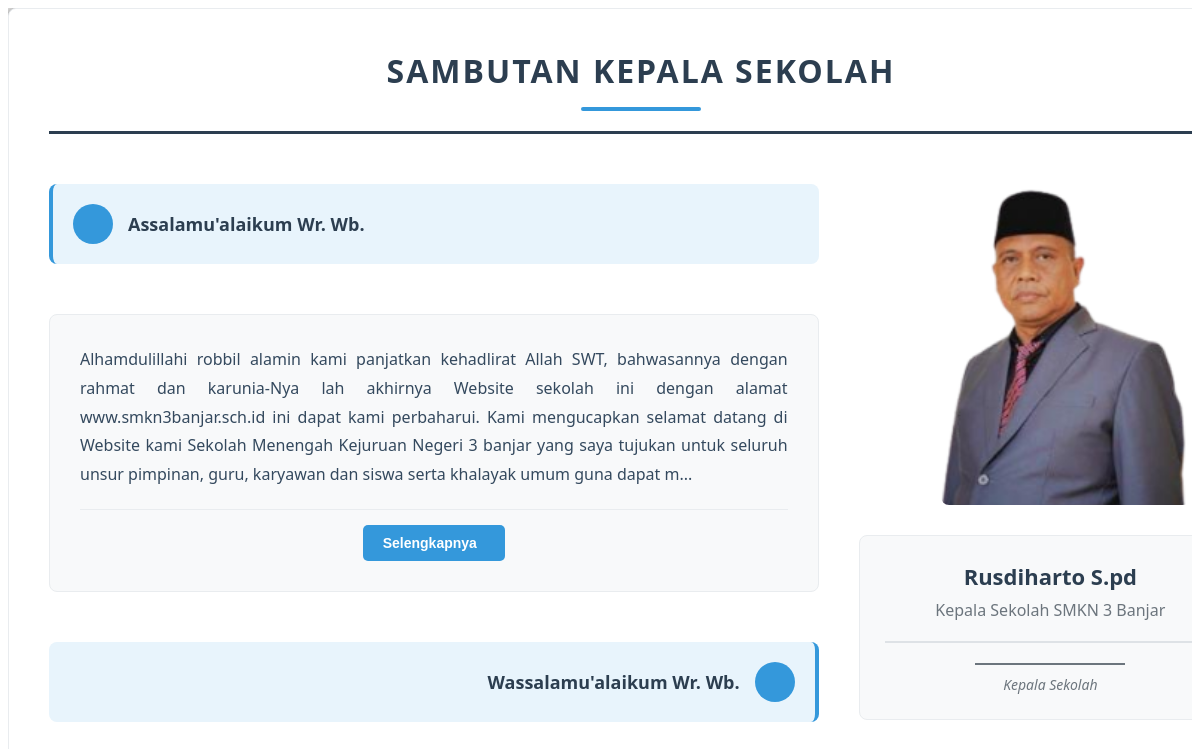
The page /frontend/sections/kepala.php on the database its author committed.
### tables this page shows
CREATE TABLE `headmasters` (
  `id` bigint NOT NULL,
  `headmasters_name` varchar(255) NOT NULL,
  `headmasters_photo` text NOT NULL,
  `headmasters_description` text NOT NULL
);

### frontend/sections/kepala.php (the view, shortened to what this page needs)
<?php
include '../config/connection.php';
$qkepala = "SELECT * FROM headmasters LIMIT 1";
$result = mysqli_query($connect, $qkepala) or die(mysqli_error($connect));
$item = $result->fetch_object();
$preview_text = strlen($item->headmasters_description) > 400
    ? substr($item->headmasters_description, 0, 400) . "..."
    : $item->headmasters_description;
?>
<div class="row g-5 align-items-start">
    <div id="kepala" class="container-fluid p-0 wow fadeIn" data-wow-delay="0.1s">
        <section id="kepala" class="sambutan">
            <div class="wrap-sambutan">
                <div class="header-main">
                    <h1>SAMBUTAN KEPALA SEKOLAH</h1>
                    <div class="header-divider"></div>
                </div>
                <div class="content-container">
                    <div class="kiri">
                        <div class="greeting-main">
                            <div class="greeting-icon"><i class="fa fa-tasks me-2"></i></div>
                            <p class="greeting-text">Assalamu'alaikum Wr. Wb.</p>
                        </div>
                        <div class="sambutan-content-main">
                            <div class="content-scroll">
                                <div id="preview-text"><?= $preview_text ?></div>
                            </div>
                            <?php if (strlen($item->headmasters_description) > 400): ?>
                                <div class="read-more-container">
                                    <button id="read-more-btn" class="read-more-btn">
                                        Selengkapnya <i class="fa fa-chevron-down"></i>
                                    </button>
                                </div>
                            <?php endif; ?>
                        </div>
                        <div class="closing-main">
                            <p class="closing-text">Wassalamu'alaikum Wr. Wb.</p>
                            <div class="closing-icon"><i class="fa fa-tasks me-2"></i></div>
                        </div>
                    </div>
                    <div class="kanan">
                        <div class="photo-container-main">
                            <div class="photo-simple-frame">
                                <img class="profile-photo-simple" src="../storages/kepalaSekolah/<?= $item->headmasters_photo ?>" alt="Kepala Sekolah">
                            </div>
                            <div class="info-container">
                                <div class="name-plate">
                                    <h3 class="name-title"><?= $item->headmasters_name ?></h3>
                                    <p class="position-text">Kepala Sekolah SMKN 3 Banjar</p>
                                </div>
                                <div class="signature-section">
                                    <div class="signature-line"></div>
                                    <p class="signature-label">Kepala Sekolah</p>
                                </div>
                            </div>
                        </div>
                    </div>
                </div>
            </div>
        </section>
    </div>
</div>

### frontend/sections/kepala.php (style rules this page uses)
#kepala { scroll-margin-top: 120px; }
.wrap-sambutan { width: 100%; max-width: 1800px; margin: 0 auto; padding: 40px; background: #ffffff; border-radius: 8px; box-shadow: 0 4px 20px rgba(0, 0, 0, 1); border: 1px solid #e9ecef; }
.header-main { text-align: center; margin-bottom: 50px; padding-bottom: 20px; border-bottom: 3px solid #2c3e50; }
.header-main h1 { font-size: 32px; font-weight: 800; color: #2c3e50; text-transform: uppercase; letter-spacing: 2px; margin: 0; padding: 0; }
.header-divider { width: 120px; height: 4px; background: #3498db; margin: 15px auto 0; border-radius: 2px; }
.content-container { display: flex; gap: 50px; align-items: stretch; min-height: 500px; }
.kiri { flex: 0 0 65%; display: flex; flex-direction: column; justify-content: space-between; }
.greeting-main { display: flex; align-items: center; gap: 15px; margin-bottom: 30px; padding: 20px; background: #e8f4fc; border-radius: 8px; border-left: 4px solid #3498db; }
.greeting-icon { width: 40px; height: 40px; background: #3498db; color: white; border-radius: 50%; display: flex; align-items: center; justify-content: center; font-weight: bold; font-size: 18px; }
.greeting-text { font-size: 18px; font-weight: 600; color: #2c3e50; margin: 0; }
.sambutan-content-main { flex: 1; background: #f8f9fa; border-radius: 8px; padding: 30px; margin: 20px 0; border: 1px solid #e9ecef; overflow-y: auto; max-height: 350px; position: relative; }
.content-scroll { font-size: 16px; line-height: 1.8; color: #34495e; text-align: justify; }
.read-more-container { text-align: center; margin-top: 20px; padding-top: 15px; border-top: 1px solid #e9ecef; }
.read-more-btn { background-color: #3498db; color: white; border: none; padding: 10px 20px; border-radius: 5px; cursor: pointer; font-size: 14px; font-weight: 600; transition: all 0.3s ease; display: inline-flex; align-items: center; gap: 8px; }
.closing-main { display: flex; align-items: center; justify-content: flex-end; gap: 15px; margin-top: 30px; padding: 20px; background: #e8f4fc; border-radius: 8px; border-right: 4px solid #3498db; }
.closing-text { font-size: 18px; font-weight: 600; color: #2c3e50; margin: 0; }
.closing-icon { width: 40px; height: 40px; background: #3498db; color: white; border-radius: 50%; display: flex; align-items: center; justify-content: center; font-weight: bold; font-size: 18px; }
.kanan { flex: 0 0 35%; display: flex; flex-direction: column; justify-content: center; }
.photo-container-main { text-align: center; }
.photo-simple-frame { margin-bottom: 30px; }
.profile-photo-simple { width: 280px; height: 350px; object-fit: cover; border-radius: 8px; }
.info-container { width: 80%; background: #f8f9fa; padding: 25px; border-radius: 8px; border: 1px solid #e9ecef; }
.name-plate { margin-bottom: 20px; }
.name-title { font-size: 22px; font-weight: 700; color: #2c3e50; margin: 0 0 8px 0; text-align: center; }
.position-text { font-size: 16px; color: #6c757d; margin: 0; text-align: center; font-weight: 500; }
.signature-section { text-align: center; padding-top: 20px; border-top: 2px solid #dee2e6; }
.signature-line { width: 150px; height: 2px; background: #6c757d; margin: 0 auto 10px; }
.signature-label { font-size: 14px; color: #6c757d; font-style: italic; margin: 0; }
@media (max-width: 1200px) { .content-container { gap: 40px; } }
@media (max-width: 1200px) { .profile-photo-simple { width: 250px; height: 320px; } }

### rows shown on the page
headmasters: headmasters_description "Alhamdulillahi robbil alamin kami panjatkan kehadlirat Allah SWT, bahwasannya dengan rahmat dan karunia-Nya lah akhirnya Website sekolah ini dengan alamat www.smkn3banjar.sch.id ini dapat kami perbaharui. Kami mengucapkan selamat datang di Website kami Sekolah Menengah Kejuruan Negeri 3 banjar yang saya tujukan untuk seluruh unsur pimpinan, guru, karyawan dan siswa serta khalayak umum guna dapat m...", headmasters_photo (picture), headmasters_name "Rusdiharto S.pd"
